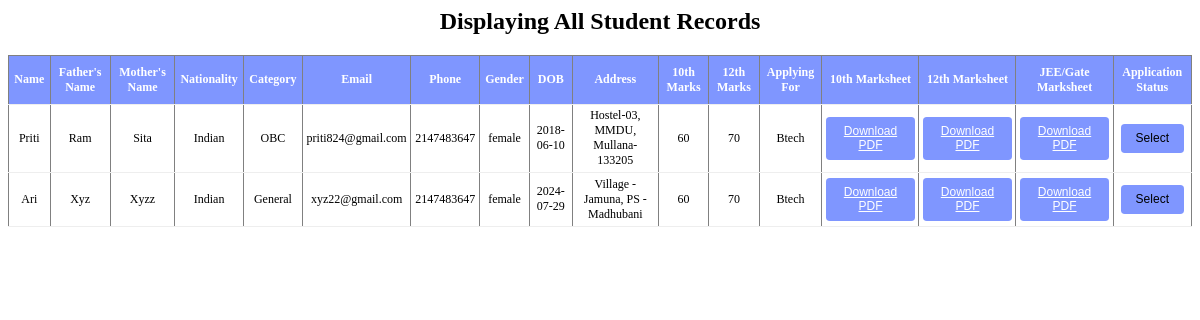
Screenshot of /admin/application.php with the database file from the repository.
### tables this page shows
CREATE TABLE `apply_form` (
  `name` varchar(100) NOT NULL,
  `fname` varchar(100) NOT NULL,
  `mname` varchar(100) NOT NULL,
  `nation` varchar(100) NOT NULL,
  `email` varchar(100) NOT NULL,
  `phone` int(50) NOT NULL,
  `category` varchar(50) NOT NULL,
  `course` varchar(100) NOT NULL,
  `program` varchar(100) NOT NULL,
  `gender` varchar(30) NOT NULL,
  `dob` varchar(30) NOT NULL,
  `addres` varchar(100) NOT NULL,
  `degree` varchar(100) NOT NULL,
  `years` varchar(30) NOT NULL,
  `percent` varchar(30) NOT NULL,
  `stream` varchar(50) NOT NULL,
  `deg` varchar(30) NOT NULL,
  `yea` varchar(30) NOT NULL,
  `perc` varchar(30) NOT NULL,
  `str` varchar(50) NOT NULL,
  `gname` varchar(100) NOT NULL,
  `pdf_url` varchar(100) NOT NULL,
  `hname` varchar(100) NOT NULL,
  `pd_url` varchar(100) NOT NULL,
  `iname` varchar(100) NOT NULL,
  `p_url` varchar(100) NOT NULL
);

### admin/application.php (the view, shortened to what this page needs)
<?php
include('config/dbcon.php');
$filterCriteria = 60;
$query = "SELECT * FROM apply_form WHERE `perc` >= $filterCriteria";
$data = mysqli_query($con, $query);
$total = mysqli_num_rows($data);
if ($total != 0) {
    ?>
    <h2 align="center">Displaying All Student Records </h2>
    <table class="small" border="1" align="center" cellspacing="7">
        <thead>
            <tr style="background-color:#7F96FF;color:#ffffff;">
                <th style="height:65px">Name</th>
                <th>Father's Name</th>
                <th>Mother's Name</th>
                <th>Nationality</th>
                <th>Category</th>
                <th>Email</th>
                <th>Phone</th>
                <th>Gender</th>
                <th>DOB</th>
                <th>Address</th>
                <th>10th Marks</th>
                <th>12th Marks</th>
                <th>Applying For</th>
                <th>10th Marksheet</th>
                <th>12th Marksheet</th>
                <th>JEE/Gate Marksheet</th>
                <th>Application Status</th>
            </tr>
        </thead>
        <tbody>
            <?php
            while ($result = mysqli_fetch_assoc($data)) {
                echo "<tr>";
                echo "<td>" . $result['name'] . "</td>";
                echo "<td>" . $result['fname'] . "</td>";
                echo "<td>" . $result['mname'] . "</td>";
                echo "<td>" . $result['nation'] . "</td>";
                echo "<td>" . $result['category'] . "</td>";
                echo "<td>" . $result['email'] . "</td>";
                echo "<td>" . $result['phone'] . "</td>";
                echo "<td>" . $result['gender'] . "</td>";
                echo "<td>" . $result['dob'] . "</td>";
                echo "<td>" . $result['addres'] . "</td>";
                echo "<td>" . $result['percent'] . "</td>";
                echo "<td>" . $result['perc'] . "</td>";
                echo "<td>" . $result['course'] . "</td>";
                echo "<td><button><a href='" . $result['pdf_url'] . "' download='" . $pdf_name . "'>Download PDF</a></button></td>";
                echo "<td><button><a href='" . $result['pd_url'] . "' download='" . $pdf_name . "'>Download PDF</a></button></td>";
                echo "<td><button><a href='" . $result['p_url'] . "' download='" . $pdf_name . "'>Download PDF</a></button></td>";
                echo "<td><button class='btn btn-danger btn-sm select-btn' onclick='selectRow(this)'>Select</button></td>";
                echo "</tr>";
            }
            ?>
        </tbody>
    </table>
<?php
} else {
    echo "No records found";
}
?>

### admin/application.php (style rules this page uses)
table { border-collapse: collapse; width: 100%; }
th { padding: 7px; text-align: center; }
td { padding: 5px; text-align: center; }
.small { zoom: 75%; }
tr { border-bottom: 10px; }
button { background-color: #7F96FF; border: none; border-radius: 5px; padding: 10px 20px; font-size: 16px; }
a { color: #fff; }

### rows the page displays
apply_form: name "Priti", fname "Ram", mname "Sita", nation "Indian", category "OBC", email "priti824@gmail.com", phone "2147483647", gender "female", dob "2018-06-10", addres "Hostel-03, MMDU, Mullana-133205", percent "60", perc "70", course "Btech"
apply_form: name "Ari", fname "Xyz", mname "Xyzz", nation "Indian", category "General", email "xyz22@gmail.com", phone "2147483647", gender "female", dob "2024-07-29", addres "Village - Jamuna, PS - Madhubani", percent "60", perc "70", course "Btech"
